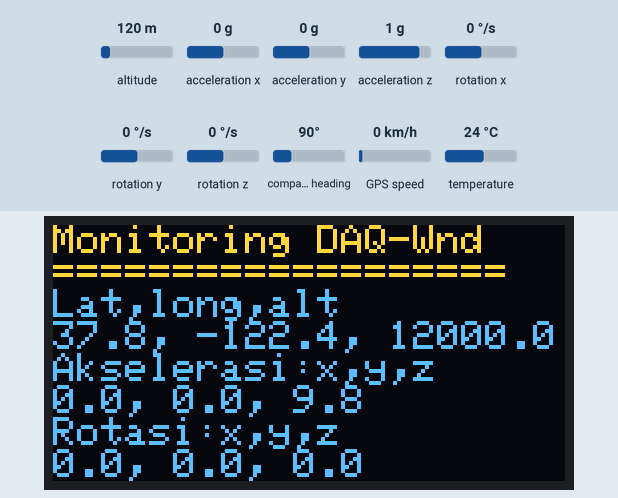
Simulated run of this program. Board: ESP32. Parts: 128×64 one-colour display. The test bench sets the inputs (shaded band); at power-on: altitude 120 m, acceleration x 0 g, acceleration y 0 g, acceleration z 1 g, rotation x 0 °/s, rotation y 0 °/s, rotation z 0 °/s, compass heading 90°, GPS speed 0 km/h, temperature 24 °C. The OLED is the two-colour kind (top 16 rows yellow); WiFi joins after 1.5 s; servers stay silent unless stated; random numbers use the default seed unless the program sets one; the GPS gets a fix after 3 s at 37.7749, -122.4194 with 8 satellites; no MQTT or app messages arrive unless stated; what the program prints to the serial monitor is not drawn.

Above: at 3.4 s.
At 28.38 s:
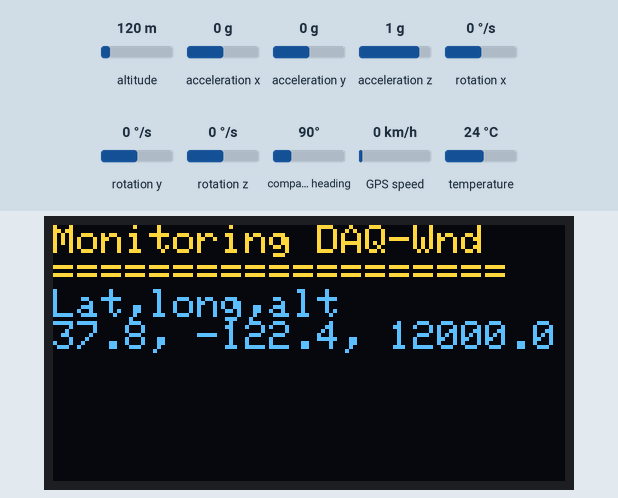

The program:

main.cpp
```cpp
#include <Arduino.h>
#include <WiFi.h>
#include <PubSubClient.h>
#include <SoftwareSerial.h>
#include <TinyGPS++.h>
#include <Adafruit_MPU6050.h>
#include <Adafruit_Sensor.h>
#include <Adafruit_BusIO_Register.h>
#include <Adafruit_SSD1306.h>
#include <Wire.h>
#include <WiFi.h>

const char* ssid = "Pena";
const char* password = "wandaadib";
const char* pub_topic_lat = "publish_e_v_ta_latitude"; // publish/username/apiKeyIn
const char* pub_topic_long = "publish_e_v_ta_longitude";
const char* pub_topic_alt = "publish_e_v_ta_altitude";
const char* pub_topic_aks_x = "publish_e_v_ta_gyro_akselerasi_x";
const char* pub_topic_aks_y = "publish_e_v_ta_gyro_akselerasi_y";
const char* pub_topic_aks_z = "publish_e_v_ta_gyro_akselerasi_z";
const char* pub_topic_rts_x = "publish_e_v_ta_gyro_rotasi_x";
const char* pub_topic_rts_y = "publish_e_v_ta_gyro_rotasi_y";
const char* pub_topic_rts_z = "publish_e_v_ta_gyro_rotasi_z";
const char* pub_topic_temp = "publish_e_v_ta_gyro_temperature";


const unsigned int writeInterval = 25000;
static const int RXPin = 16, TXPin = 17;
static const uint32_t GPSBaud = 9600;
const char* mqtt_server = "broker.mqtt-dashboard.com";
unsigned int mqtt_port = 1883;

unsigned long lastMsg = 0;
#define MSG_BUFFER_SIZE	(50)
char msg[MSG_BUFFER_SIZE];
int value = 0;


Adafruit_MPU6050 mpu;
WiFiClient espClient;
PubSubClient client(espClient);
TinyGPSPlus gps;
SoftwareSerial ss(RXPin, TXPin);
Adafruit_SSD1306 display = Adafruit_SSD1306(128, 64, &Wire);


void setup_wifi() {
  delay(10);
  Serial.println();
  Serial.print("Connecting to ");
  Serial.println(ssid);
  WiFi.mode(WIFI_STA);
  WiFi.begin(ssid, password);
  while (WiFi.status() != WL_CONNECTED) {
    delay(500);
    Serial.print(".");
  }
  randomSeed(micros());
  Serial.println("");
  Serial.println("WiFi connected");
  Serial.println("IP address: ");
  Serial.println(WiFi.localIP());
}
void callback(char* topic, byte* payload, unsigned int length) {
Serial.print("Message arrived [");
Serial.print(topic);
Serial.print("] ");
for (int i = 0; i < length; i++) {
    Serial.print((char)payload[i]);
  }
  Serial.println();
}

void main_gyro(){
  while (!Serial)
    delay(10);
  if (!mpu.begin()) {
    Serial.println("Failed to find MPU6050 chip");
    while (1) {
      delay(10);
    }
  }
  Serial.println("MPU6050 Found!");
  mpu.setAccelerometerRange(MPU6050_RANGE_8_G);
  Serial.print("Accelerometer range set to: ");
  switch (mpu.getAccelerometerRange()) {
  case MPU6050_RANGE_2_G:
    Serial.println("+-2G");
    break;
  case MPU6050_RANGE_4_G:
    Serial.println("+-4G");
    break;
  case MPU6050_RANGE_8_G:
    Serial.println("+-8G");
    break;
  case MPU6050_RANGE_16_G:
    Serial.println("+-16G");
    break;
  }
  mpu.setGyroRange(MPU6050_RANGE_500_DEG);
  Serial.print("Gyro range set to: ");
  switch (mpu.getGyroRange()) {
  case MPU6050_RANGE_250_DEG:
    Serial.println("+- 250 deg/s");
    break;
  case MPU6050_RANGE_500_DEG:
    Serial.println("+- 500 deg/s");
    break;
  case MPU6050_RANGE_1000_DEG:
    Serial.println("+- 1000 deg/s");
    break;
  case MPU6050_RANGE_2000_DEG:
    Serial.println("+- 2000 deg/s");
    break;
  }
  mpu.setFilterBandwidth(MPU6050_BAND_21_HZ);
  Serial.print("Filter bandwidth set to: ");
  switch (mpu.getFilterBandwidth()) {
  case MPU6050_BAND_260_HZ:
    Serial.println("260 Hz");
    break;
  case MPU6050_BAND_184_HZ:
    Serial.println("184 Hz");
    break;
  case MPU6050_BAND_94_HZ:
    Serial.println("94 Hz");
    break;
  case MPU6050_BAND_44_HZ:
    Serial.println("44 Hz");
    break;
  case MPU6050_BAND_21_HZ:
    Serial.println("21 Hz");
    break;
  case MPU6050_BAND_10_HZ:
    Serial.println("10 Hz");
    break;
  case MPU6050_BAND_5_HZ:
    Serial.println("5 Hz");
    break;
  }
  Serial.println("");
  delay(100);
}
void reconnect() {
  while (!client.connected()) {
    Serial.print("Attempting MQTT connection...");
    String clientId = "ESP8266Client-";
    clientId += String(random(0xffff), HEX);
    if (client.connect(clientId.c_str())) {
      Serial.println("connected");
      client.publish("outTopic", "hello world");
      client.subscribe("inTopic");
    } else {
      Serial.print("failed, rc=");
      Serial.print(client.state());
      Serial.println(" try again in 5 seconds");
      delay(5000);
    }
  }
}


void control_program() {
  sensors_event_t a, g, temp;
  mpu.getEvent(&a, &g, &temp);
  if (gps.location.isValid()){

    double latitude = (gps.location.lat());
    double longitude = (gps.location.lng());
    double altitude = (gps.altitude.value());
    double akselerasi_x = a.acceleration.x;
    double akselerasi_y = a.acceleration.y;
    double akselerasi_z = a.acceleration.z;
    double rotasi_x = g.gyro.x;
    double rotasi_y = g.gyro.y;
    double rotasi_z = g.gyro.z;
    double temp_gyro = temp.temperature;

    char mqtt_payload_gps_longitude[50] = "";
    char mqtt_payload_gps_latitude[50] = "";
    char mqtt_payload_gps_altitude[50] = "";
    char mqtt_payload_akselerasi_x[50] = "";
    char mqtt_payload_akselerasi_y[50] = "";
    char mqtt_payload_akselerasi_z[50] = "";
    char mqtt_payload_rotasi_x[50] = "";
    char mqtt_payload_rotasi_y[50] = "";
    char mqtt_payload_rotasi_z[50] = "";
    char mqtt_payload_temp[50] = "";


    snprintf (mqtt_payload_gps_latitude, 50, "%lf", latitude);
    Serial.print("Publish message gps-lat: ");
    Serial.println(mqtt_payload_gps_latitude);
    client.publish(pub_topic_lat, mqtt_payload_gps_latitude);

    snprintf (mqtt_payload_gps_longitude, 50, "%lf", longitude);
    Serial.print("Publish message gps-long: ");
    Serial.println(mqtt_payload_gps_longitude);
    client.publish(pub_topic_long, mqtt_payload_gps_longitude);

    snprintf (mqtt_payload_gps_altitude, 50, "%lf", altitude);
    Serial.print("Publish message gps-alt: ");
    Serial.println(mqtt_payload_gps_altitude);
    client.publish(pub_topic_alt, mqtt_payload_gps_altitude);

    snprintf (mqtt_payload_akselerasi_x, 50, "%lf", akselerasi_x);
    Serial.print("Publish message akselerasi-x: ");
    Serial.println(mqtt_payload_akselerasi_x);
    client.publish(pub_topic_aks_x, mqtt_payload_akselerasi_x);

    snprintf (mqtt_payload_akselerasi_y, 50, "%lf", akselerasi_y);
    Serial.print("Publish message akselerasi-y: ");
    Serial.println(mqtt_payload_akselerasi_y);
    client.publish(pub_topic_aks_y, mqtt_payload_akselerasi_y);

    snprintf (mqtt_payload_akselerasi_z, 50, "%lf", akselerasi_z);
    Serial.print("Publish message akselerasi-z: ");
    Serial.println(mqtt_payload_akselerasi_z);
    client.publish(pub_topic_aks_z, mqtt_payload_akselerasi_z);


    snprintf (mqtt_payload_rotasi_x, 50, "%lf", rotasi_x);
    Serial.print("Publish message rotasi-x: ");
    Serial.println(mqtt_payload_rotasi_x);
    client.publish(pub_topic_rts_x, mqtt_payload_rotasi_x);


    snprintf (mqtt_payload_rotasi_y, 50, "%lf", rotasi_y);
    Serial.print("Publish message rotasi-y: ");
    Serial.println(mqtt_payload_rotasi_y);
    client.publish(pub_topic_rts_y, mqtt_payload_rotasi_y);

    snprintf (mqtt_payload_rotasi_z, 50, "%lf", rotasi_z);
    Serial.print("Publish message rotasi-z: ");
    Serial.println(mqtt_payload_rotasi_z);
    client.publish(pub_topic_rts_z, mqtt_payload_rotasi_z);

    snprintf (mqtt_payload_temp, 50, "%lf", temp_gyro);
    Serial.print("Publish message temp-gyro: ");
    Serial.println(mqtt_payload_temp);
    client.publish(pub_topic_temp, mqtt_payload_temp);

    Serial.println("> MQTT data published");

// _______________________________________________
    display.clearDisplay();
    display.setCursor(0, 0);
    display.println("Monitoring DAQ-Wnd");
    display.println("===================");
    display.println("Lat,long,alt");
    display.print(latitude, 1);
    display.print(", ");
    display.print(longitude, 1);
    display.print(", ");
    display.print(altitude, 1);
    display.println("");
    display.display();
    display.println("Akselerasi:x,y,z");
    display.print(akselerasi_x, 1);
    display.print(", ");
    display.print(akselerasi_y, 1);
    display.print(", ");
    display.print(akselerasi_z, 1);
    display.println("");
    display.display();
    display.println("Rotasi:x,y,z");
    display.print(rotasi_x, 1);
    display.print(", ");
    display.print(rotasi_y, 1);
    display.print(", ");
    display.print(rotasi_z, 1);
    display.println("");
    display.display();
    delay(writeInterval);// delay
  }
  else{
    Serial.println(F("INVALID"));
  }
}


// setup
void setup() {
    Serial.begin(115200);
    setup_wifi();
    client.setServer(mqtt_server, mqtt_port);
    client.setCallback(callback);
    ss.begin(GPSBaud);

    if (!display.begin(SSD1306_SWITCHCAPVCC, 0x3C)){
      Serial.println(F("SSD1306 allocation failed"));
      for (;;)
        ;
    }
    delay(500);
    display.setTextSize(1);
    display.setTextColor(WHITE);
    display.setRotation(0);
    client.setServer(mqtt_server, 1883);
    client.setCallback(callback);

    if (!mpu.begin()) {
      Serial.println("Sensor init failed");
      while (1)
        yield();
    }
    main_gyro();
}
void loop() {
    if (!client.connected())
    reconnect();
    client.loop();
    while (ss.available() > 0)
    if(gps.encode(ss.read()))
    control_program();
    if (millis() > 5000 && gps.charsProcessed() < 10){
        Serial.println(F("No GPS detected: check wiring."));
        while(true);
    }

}
```

Measured:
- what the display in image 0 shows lasts 25.1 s, from 3.3 s to 28.4 s
